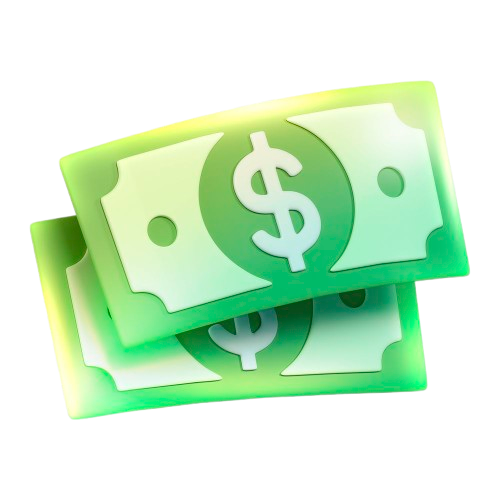
#> input picture stickers/money_trap.png, 500 x 500 px
$ python sticker.py
#> lines starting #> are read from the running program, lines starting #| are printed output that depends on the picture
import numpy as np
from PIL import Image
from moviepy.video.VideoClip import ImageClip, ColorClip
from moviepy.video.compositing.CompositeVideoClip import CompositeVideoClip

pil_sticker = Image.open("money_trap.png").convert("RGBA")
#> pil_sticker is the input picture: PIL image 500x500 RGBA; mean R, G, B, A 68.3, 100.6, 68.2, 115.6
arr = np.array(pil_sticker)
rgb = arr[:, :, :3]
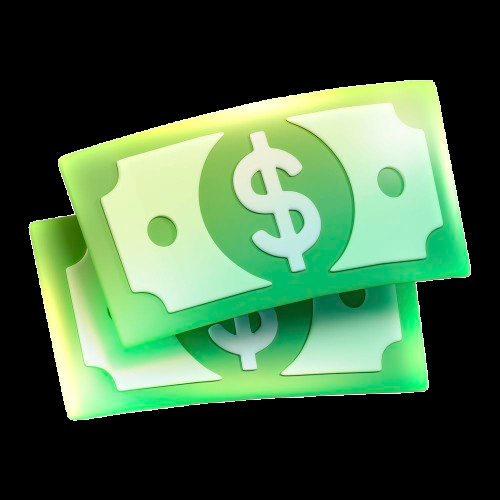
#> rgb: shape (500, 500, 3); mean R, G, B 68.3, 100.6, 68.2
alpha = arr[:, :, 3] / 255.0
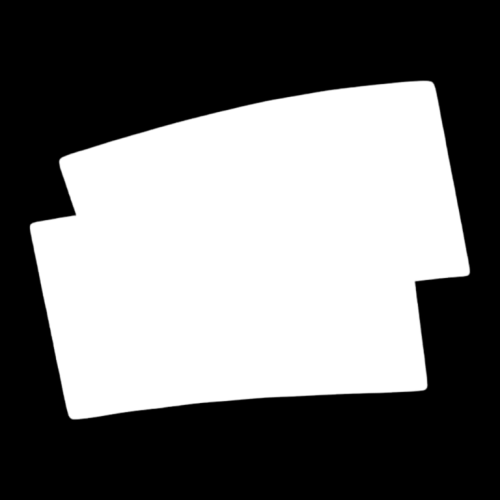
#> alpha: shape (500, 500) float64; min 0, max 1, mean 0.453

#> (the run stopped early here; a loop or call above may not have finished)

$ run again, with stickers/action_arrow.png copied over stickers/money_trap.png
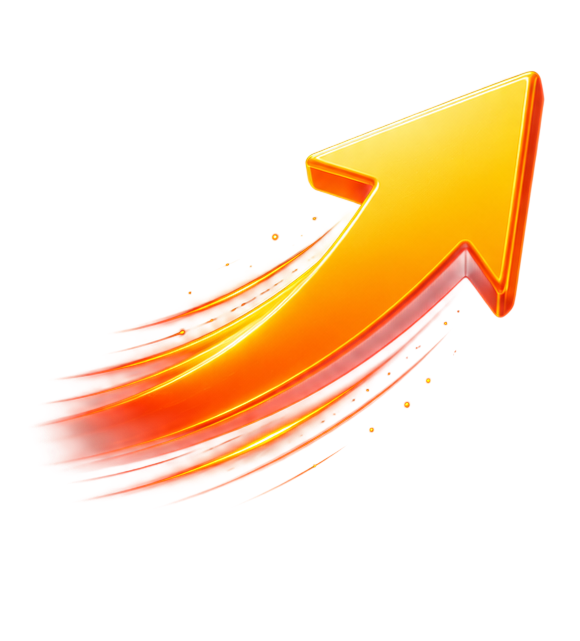
#> input picture stickers/action_arrow.png, 580 x 641 px
#> pil_sticker is the input picture: PIL image 580x641 RGBA; mean R, G, B, A 66.9, 32.6, 4.6, 48.8
#> `rgb = arr[:, :, :3]`:
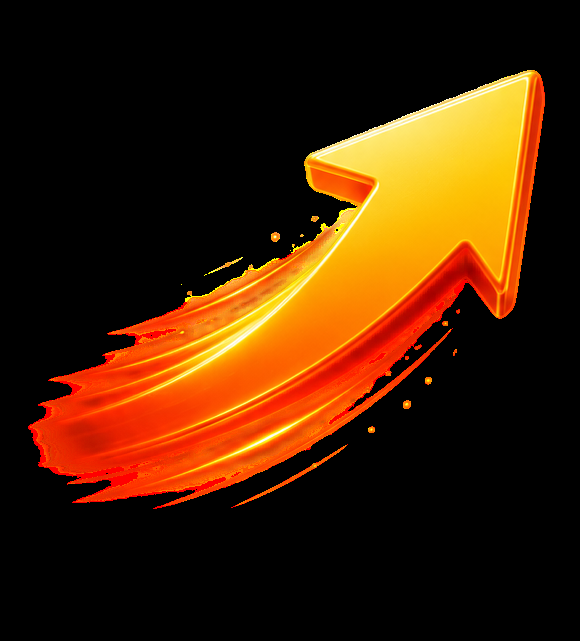
#> rgb: shape (641, 580, 3); mean R, G, B 66.9, 32.6, 4.6
#> `alpha = arr[:, :, 3] / 255.0`:
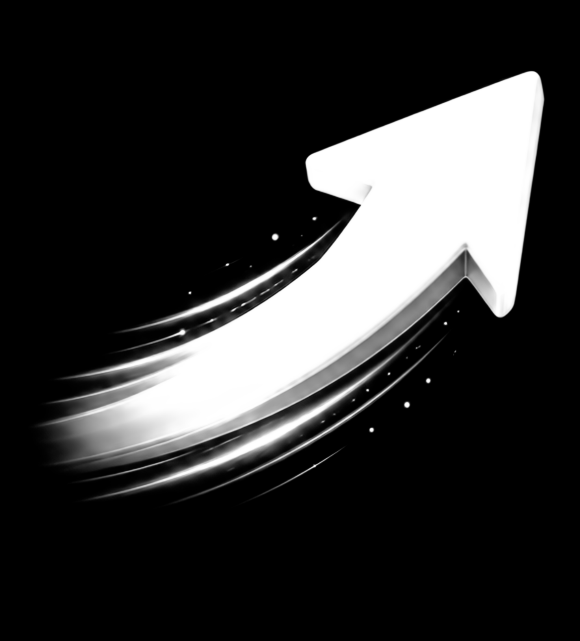
#> alpha: shape (641, 580) float64; min 0, max 1, mean 0.191

$ run again, with stickers/alien.png copied over stickers/money_trap.png
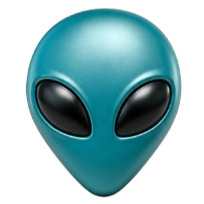
#> input picture stickers/alien.png, 204 x 204 px
#> pil_sticker is the input picture: PIL image 204x204 RGBA; mean R, G, B, A 31.1, 67.7, 72, 132.2
#> `rgb = arr[:, :, :3]`:
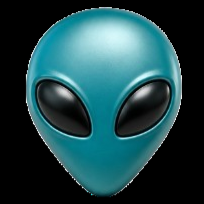
#> rgb: shape (204, 204, 3); mean R, G, B 31.1, 67.7, 72
#> `alpha = arr[:, :, 3] / 255.0`:
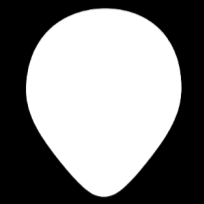
#> alpha: shape (204, 204) float64; min 0, max 1, mean 0.518
